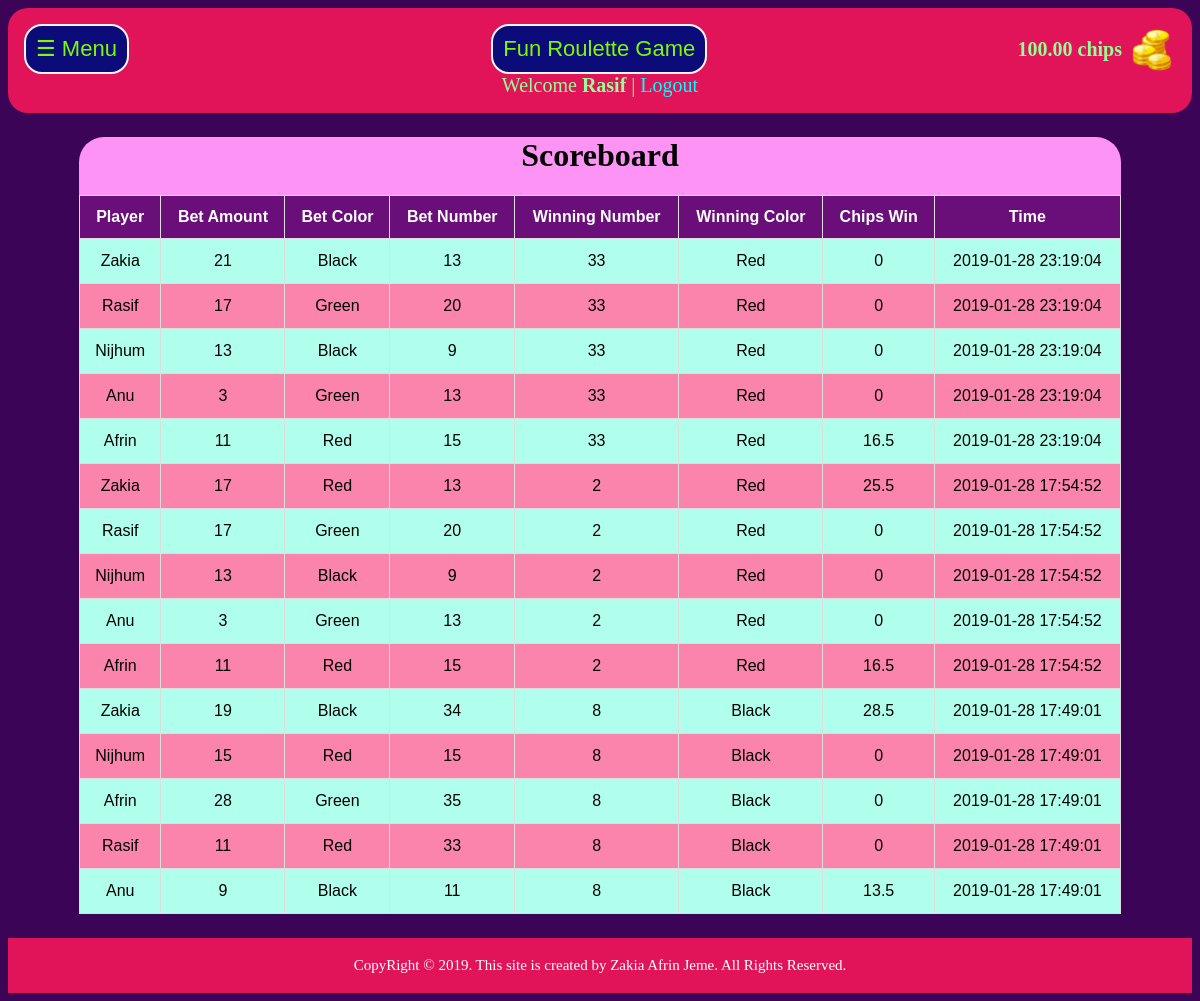
/score.php (signed in), run on the app's committed database.
### tables this page shows
CREATE TABLE `players` (
  `id` int(11) NOT NULL,
  `email` varchar(80) NOT NULL,
  `username` varchar(80) NOT NULL,
  `password` varchar(20) NOT NULL,
  `chips` varchar(20) NOT NULL
);

CREATE TABLE `scoreboard` (
  `id` int(11) NOT NULL,
  `win_num` int(11) NOT NULL,
  `win_col` enum('Red','Green','Black','') NOT NULL,
  `name` varchar(50) NOT NULL,
  `status` varchar(50) NOT NULL,
  `bet_amount` int(11) NOT NULL,
  `bet_color` enum('Red','Green','Black','') NOT NULL,
  `bet_number` int(11) NOT NULL,
  `win_chips` varchar(20) NOT NULL,
  `date` timestamp NOT NULL DEFAULT CURRENT_TIMESTAMP ON UPDATE CURRENT_TIMESTAMP
);

### score.php (the view, shortened to what this page needs)
<?php
include("inc/connection.php");
$title= 'Fun Roulette Game';
$email = $_SESSION['email'];
$query = "SELECT * FROM players WHERE email='$email'";
$data = mysqli_query($conn, $query);
$total = mysqli_num_rows($data);
if($total !=0){
    while($result = mysqli_fetch_assoc($data)){
        $player = $result['username'];
        $coins = $result['chips'];
        }
    } else {
        echo "No record found";
}
$query = "SELECT * FROM scoreboard ORDER BY date DESC LIMIT 100";
$data = mysqli_query($conn, $query);
$total = mysqli_num_rows($data);
include "inc/header.php";
?>
<div class="head" id="main">
    <div class="menu">
        <div>
            <button class="head-btn" onclick="openNav()">☰ Menu</button>
        </div>
        <div>
            <button class="head-btn" style="margin-left: 52px;">
                <?php echo $title; ?>
            </button>
        </div>
        <div class="wallet">
            <div>
                <strong>
                    <?php echo $coins;  ?> chips </strong>
            </div>
            <div><img src="img/coin.png" alt="coin" class="coin"></div>
        </div>
    </div>
    <div class="welcome">Welcome <b>
            <?php echo $player; ?></b> | <a href="logout.php">Logout</a>
    </div>
</div>
<div class="score-body">
    <h1 class="center">Scoreboard</h1>
    <table id="players">
        <tr>
            <th>Player</th>
            <th>Bet Amount</th>
            <th>Bet Color</th>
            <th>Bet Number</th>
            <th>Winning Number</th>
            <th>Winning Color</th>
            <th>Chips Win</th>
            <th>Time</th>
        </tr>
        <?php
if($total !=0){
    while($result = mysqli_fetch_assoc($data)){
        echo   "
            <tr>
                <td>" . $result['name']  . "</td>
                <td>" . $result['bet_amount'] . "</td>
                <td>" . $result['bet_color'] . "</td>
                <td>" . $result['bet_number'] . "</td>
                <td>" . $result['win_num'] . "</td>
                <td>" . $result['win_col'] . "</td>
                <td>" . $result['win_chips'] . "</td>
                <td>" . $result['date'] . "</td>
            </tr>";
    }
} else {
}
?>
    </table>
</div>
<?php include "inc/footer.php"; ?>

### css/style.php (style rules this page uses)
body { background-color: rgb(60, 4, 87); }
.head { text-align: center; color: #95ff95; background-color: #e11459; padding: 1px; border-radius: 20px; }
a { text-decoration: none; color: cyan; }
.head-btn { padding: 10px; border: 2px solid whitesmoke; border-radius: 18px; background-color: #0b0b7a; color: lawngreen; font-size: 22px; outline: none; }
#main { transition: margin-left .5s; padding: 16px; }
.menu { display: flex; justify-content: space-between; }
.welcome { font-size: 20px; }
.coin { width: 49px; height: 49px; margin-left: 5px; }
.wallet { display: flex; align-items: center; font-size: 20px; }
#players { font-family: "Trebuchet MS", Arial, Helvetica, sans-serif; border-collapse: collapse; width: 100%; }
#players td, #players th { border: 1px solid #ddd; padding: 13px; text-align: center; }
#players tr:nth-child(even) { background-color: #b0ffed; }
#players tr:nth-child(odd) { background-color: #fb84ac; }
#players th { padding-top: 12px; padding-bottom: 12px; background-color: #6a0e7a; color: white; }
.center { text-align: center; }
.score-body { background-color: #fd94f5; margin-left: 6%; margin-right: 6%; margin-top: 2%; margin-bottom: 2%; border-radius: 25px; }

### data on the page
players: chips "100.00", username "Rasif"
scoreboard: name "Zakia", bet_amount "21", bet_color "Black", bet_number "13", win_num "33", win_col "Red", win_chips "0", date "2019-01-28 23:19:04"
scoreboard: name "Rasif", bet_amount "17", bet_color "Green", bet_number "20", win_num "33", win_col "Red", win_chips "0", date "2019-01-28 23:19:04"
scoreboard: name "Nijhum", bet_amount "13", bet_color "Black", bet_number "9", win_num "33", win_col "Red", win_chips "0", date "2019-01-28 23:19:04"
scoreboard: name "Anu", bet_amount "3", bet_color "Green", bet_number "13", win_num "33", win_col "Red", win_chips "0", date "2019-01-28 23:19:04"
scoreboard: name "Afrin", bet_amount "11", bet_color "Red", bet_number "15", win_num "33", win_col "Red", win_chips "16.5", date "2019-01-28 23:19:04"
scoreboard: name "Zakia", bet_amount "17", bet_color "Red", bet_number "13", win_num "2", win_col "Red", win_chips "25.5", date "2019-01-28 17:54:52"
scoreboard: name "Rasif", bet_amount "17", bet_color "Green", bet_number "20", win_num "2", win_col "Red", win_chips "0", date "2019-01-28 17:54:52"
scoreboard: name "Nijhum", bet_amount "13", bet_color "Black", bet_number "9", win_num "2", win_col "Red", win_chips "0", date "2019-01-28 17:54:52"
scoreboard: name "Anu", bet_amount "3", bet_color "Green", bet_number "13", win_num "2", win_col "Red", win_chips "0", date "2019-01-28 17:54:52"
scoreboard: name "Afrin", bet_amount "11", bet_color "Red", bet_number "15", win_num "2", win_col "Red", win_chips "16.5", date "2019-01-28 17:54:52"
scoreboard: name "Zakia", bet_amount "19", bet_color "Black", bet_number "34", win_num "8", win_col "Black", win_chips "28.5", date "2019-01-28 17:49:01"
scoreboard: name "Nijhum", bet_amount "15", bet_color "Red", bet_number "15", win_num "8", win_col "Black", win_chips "0", date "2019-01-28 17:49:01"
scoreboard: name "Afrin", bet_amount "28", bet_color "Green", bet_number "35", win_num "8", win_col "Black", win_chips "0", date "2019-01-28 17:49:01"
scoreboard: name "Rasif", bet_amount "11", bet_color "Red", bet_number "33", win_num "8", win_col "Black", win_chips "0", date "2019-01-28 17:49:01"
scoreboard: name "Anu", bet_amount "9", bet_color "Black", bet_number "11", win_num "8", win_col "Black", win_chips "13.5", date "2019-01-28 17:49:01"

### other printed values
$title "Fun Roulette Game"
